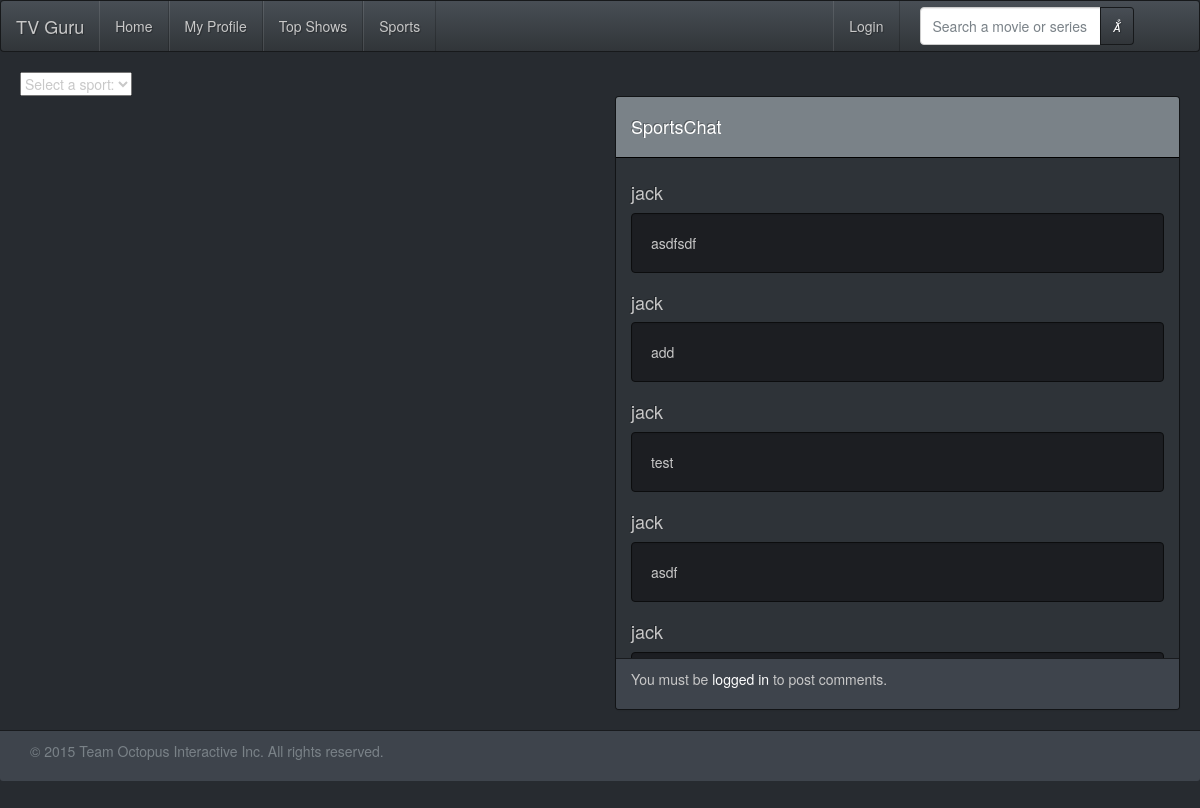
The app's page /pages/sports.php with its own data.
### tables this page shows
CREATE TABLE `sports_comments` (
`ID` int(11) NOT NULL,
  `USER` varchar(20) NOT NULL,
  `COMMENT` varchar(150) NOT NULL
);

### inc/inc.sports.php (the view, shortened to what this page needs)
<?php
try {
    $con = new PDO(DB_CONNECTION_STRING, DB_USER, DB_PWD);
    $con->setAttribute(PDO::ATTR_ERRMODE, PDO::ERRMODE_EXCEPTION);
} catch (PDOException $e) {
    echo $e->getMessage();
}
function getComments()
{
    global $con;
    $sql = "SELECT * FROM sports_comments ORDER BY ID DESC LIMIT 15";
    $sql = $con->prepare($sql);
    $sql->execute();
    return $sql->fetchAll();
}
function buildCommentSection($comments) {
    $commentSection = "";
    if(is_array($comments) || is_object($comments)){
        foreach($comments as $comment) {
            $commentSection .= "<h4>$comment[1]</h4>\n
                                <p class=\"well\">$comment[2]</p>\n";
        }
    }
    echo $commentSection;
}

### records on screen
sports_comments: USER "jack", COMMENT "asdfsdf"
sports_comments: USER "jack", COMMENT "add"
sports_comments: USER "jack", COMMENT "test"
sports_comments: USER "jack", COMMENT "asdf"
sports_comments: USER "jack"
